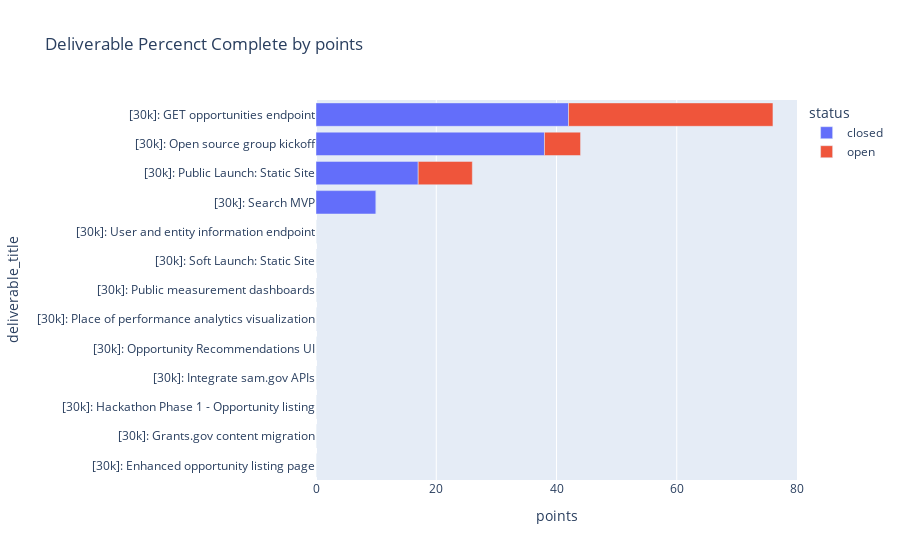

Notebook cell for this chart:
### Code cell
points_complete = DeliverablePercentComplete(deliverable_tasks, unit="points")
points_complete.visualize()

### Figure 1 — Plotly figure (JSON) as saved in the notebook; plotly's stock layout.template omitted (floating-point values rounded to 4 significant figures)
{"data": [{"alignmentgroup": "True", "hovertemplate": "status=closed<br>points=%{x}<br>deliverable_title=%{y}<extra></extra>", "legendgroup": "closed", "marker": {"color": "#636efa", "pattern": {"shape": ""}}, "name": "closed", "offsetgroup": "closed", "orientation": "h", "showlegend": true, "textposition": "auto", "type": "bar", "x": [0, 0, 0, 0, 0, 0, 0, 0, 0, 10, 17, 38, 42], "xaxis": "x", "y": ["[30k]: Enhanced opportunity listing page", "[30k]: Grants.gov content migration", "[30k]: Hackathon Phase 1 - Opportunity listing", "[30k]: Integrate sam.gov APIs", "[30k]: Opportunity Recommendations UI", "[30k]: Place of performance analytics visualization", "[30k]: Public measurement dashboards", "[30k]: Soft Launch: Static Site", "[30k]: User and entity information endpoint", "[30k]: Search MVP", "[30k]: Public Launch: Static Site", "[30k]: Open source group kickoff", "[30k]: GET opportunities endpoint"], "yaxis": "y"}, {"alignmentgroup": "True", "hovertemplate": "status=open<br>points=%{x}<br>deliverable_title=%{y}<extra></extra>", "legendgroup": "open", "marker": {"color": "#EF553B", "pattern": {"shape": ""}}, "name": "open", "offsetgroup": "open", "orientation": "h", "showlegend": true, "textposition": "auto", "type": "bar", "x": [0, 0, 0, 0, 0, 0, 0, 0, 0, 0, 6, 9, 34], "xaxis": "x", "y": ["[30k]: Enhanced opportunity listing page", "[30k]: Grants.gov content migration", "[30k]: Hackathon Phase 1 - Opportunity listing", "[30k]: Integrate sam.gov APIs", "[30k]: Opportunity Recommendations UI", "[30k]: Place of performance analytics visualization", "[30k]: Public measurement dashboards", "[30k]: Search MVP", "[30k]: Soft Launch: Static Site", "[30k]: User and entity information endpoint", "[30k]: Open source group kickoff", "[30k]: Public Launch: Static Site", "[30k]: GET opportunities endpoint"], "yaxis": "y"}], "layout": {"autosize": true, "barmode": "relative", "legend": {"title": {"text": "status"}, "tracegroupgap": 0}, "title": {"text": "Deliverable Percenct Complete by points"}, "xaxis": {"anchor": "y", "autorange": true, "domain": [0, 1], "range": [0, 80], "title": {"text": "points"}, "type": "linear"}, "yaxis": {"anchor": "x", "autorange": true, "domain": [0, 1], "range": [-0.5, 12.5], "title": {"text": "deliverable_title"}, "type": "category"}}}
